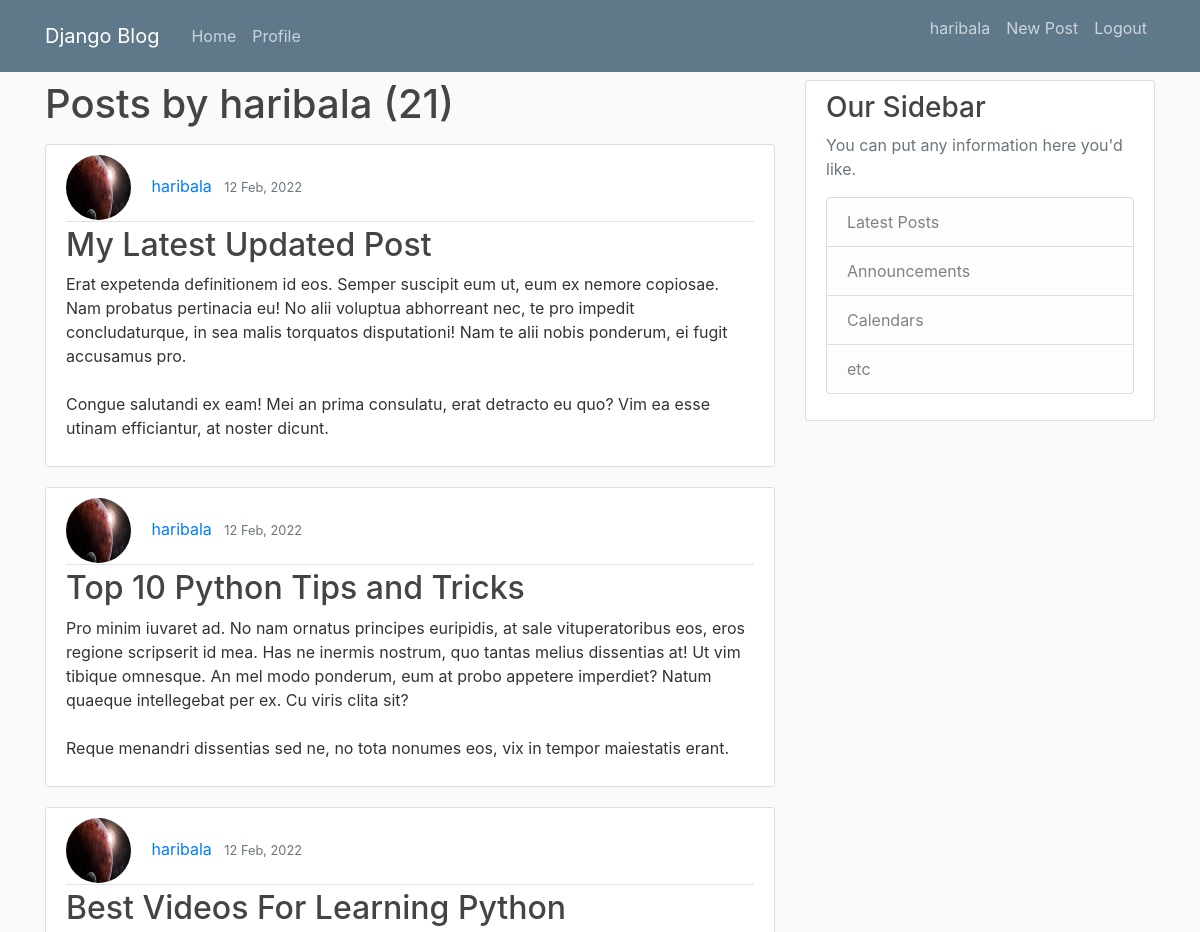
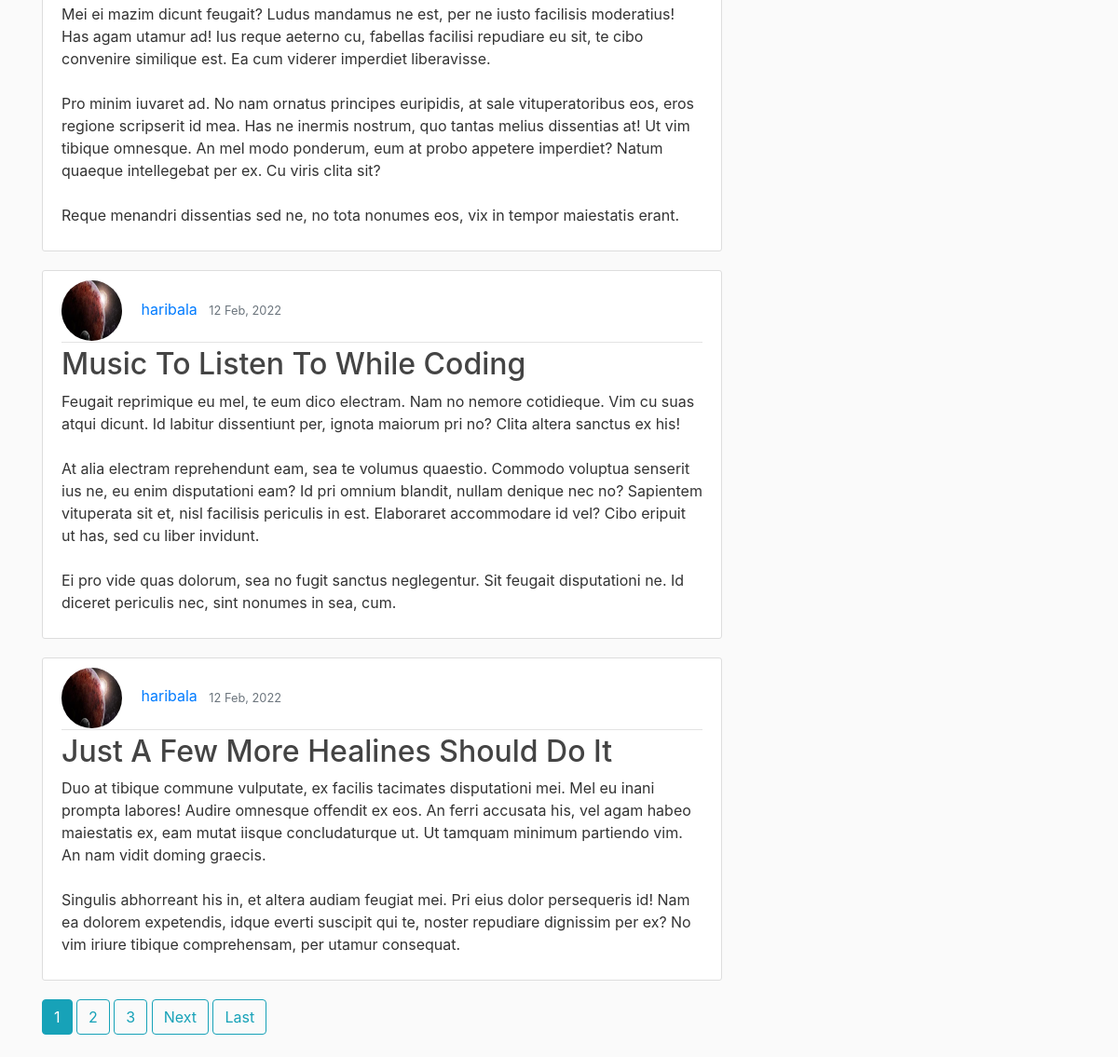
/user/haribala (signed in), run on the app's committed database (2 pictures, top to bottom).
### blog/models.py (models this page shows, shortened)
class Post(models.Model):
    title = models.CharField(max_length=25)
    content = models.TextField()
    date_posted = models.DateTimeField(default=timezone.now)
    author = models.ForeignKey(User, on_delete=models.CASCADE, null=True)

class Profile(models.Model):
    user = models.OneToOneField(User, on_delete=models.CASCADE, null=True)
    image = models.ImageField(default = 'default.jpg', upload_to = "profile_pics")

### blog/views.py (the view)
# urls.py: path('user/<str:username>', UserPostList.as_view(), name = 'user-posts'),
class UserPostList(LoginRequiredMixin,ListView):
    model = Post
    template_name = 'blog/user_posts.html'
    context_object_name = 'posts'
    ordering = ['-date_posted']
    paginate_by = 5
    def get_queryset(self):
        user = get_object_or_404(User, username=self.kwargs.get('username'))
        return Post.objects.filter(author=user).order_by('-date_posted')

### blog/templates/blog/user_posts.html (shortened to what this page needs)
{% extends "blog/base.html" %}
{% block content %}
<h1 class = 'mb-3'>Posts by {{view.kwargs.username}} ({{page_obj.paginator.count}})</h1>
    {% for post in posts %}
        <article class="media content-section">
          <div class="media-body">
            <div class="article-metadata">
              <img class="rounded-circle article-img" src="{{post.author.profile.image.url}}">
              <a class="mr-2" href="{% url 'user-posts' post.author.username %}">{{ post.author }}</a>
              <small class="text-muted">{{ post.date_posted|date:"d M, Y"}}</small>
            </div>
            <h2><a class="article-title" href="{% url 'post-detail' post.id %}">{{ post.title }}</a></h2>
            <p class="article-content">{{ post.content }}</p>
          </div>
        </article>
    {% endfor %}
    {% if is_paginated %}
        {% for num in page_obj.paginator.page_range  %}
        {% if page_obj.number == num %}
          <a class= "btn btn-info mb-4" href="?page={{num}}">{{num}}</a>
        {% elif num > page_obj.number|add:'-3' and num < page_obj.number|add:'3' %}
          <a class= "btn btn-outline-info mb-4" href="?page={{num}}">{{num}}</a>
        {% endif %}
        {% endfor %}
        {% if page_obj.has_next %}
        <a class= "btn btn-outline-info mb-4" href="?page={{page_obj.next_page_number}}">Next</a>
        <a class= "btn btn-outline-info mb-4" href="?page={{page_obj.paginator.num_pages}}">Last</a>
        {% endif %}
    {% endif %}
{% endblock content %}

### blog/templates/blog/base.html (shortened to what this page needs)
{% load static %}
<!DOCTYPE html>
<html>
<head>
    <link rel="stylesheet" href="https://maxcdn.bootstrapcdn.com/bootstrap/4.0.0/css/bootstrap.min.css">
    <link rel="stylesheet" type="text/css" href="{% static 'blog/main.css' %}">
</head>
<body>
    <header class="site-header">
      <nav class="navbar navbar-expand-md navbar-dark bg-steel fixed-top">
        <div class="container">
          <a class="navbar-brand mr-4" href="{% url 'blog-home' %}">Django Blog</a>
          <div class="collapse navbar-collapse" id="navbarToggle">
            <div class="navbar-nav mr-auto">
              <a class="nav-item nav-link" href="{% url 'blog-home' %}">Home</a>
              <a class="nav-item nav-link" href="{% url 'profile'  %}">Profile</a>
            </div>
            <div class="navbar-nav">
              {% if request.user.is_authenticated %}
              <p class="nav-item nav-link">{{request.user}}</p>
              <a class="nav-item nav-link" href="{% url 'post-create' %}">New Post</a>
              <a class="nav-item nav-link" href="{% url 'logout' %}">Logout</a>
              {% else %}
              <a class="nav-item nav-link" href="{% url 'login' %}">Login</a>
              <a class="nav-item nav-link" href="{% url 'register' %}">Register</a>
              {% endif %}
            </div>
          </div>
        </div>
      </nav>
    </header>
    <main role="main" class="container">
      <div class="row">
        <div class="col-md-8">
          {% block content %}{% endblock %}
        </div>
        <div class="col-md-4">
          <div class="content-section">
            <h3>Our Sidebar</h3>
            <p class='text-muted'>You can put any information here you'd like.
              <ul class="list-group">
                <li class="list-group-item list-group-item-light">Latest Posts</li>
                <li class="list-group-item list-group-item-light">Announcements</li>
                <li class="list-group-item list-group-item-light">Calendars</li>
                <li class="list-group-item list-group-item-light">etc</li>
              </ul>
            </p>
          </div>
        </div>
      </div>
    </main>
</body>
</html>

### blog/static/blog/main.css (style rules this page uses)
body { background: #fafafa; color: #333333; margin-top: 5rem; }
h1, h2, h3, h4, h5, h6 { color: #444444; }
ul { margin: 0; }
.bg-steel { background-color: #5f788a; }
.site-header .navbar-nav .nav-link { color: #cbd5db; }
.content-section { background: #ffffff; padding: 10px 20px; border: 1px solid #dddddd; border-radius: 3px; margin-bottom: 20px; }
.article-title { color: #444444; }
.article-content { white-space: pre-line; }
.article-img { height: 65px; width: 65px; margin-right: 16px; }
.article-metadata { padding-bottom: 1px; margin-bottom: 4px; border-bottom: 1px solid #e3e3e3 }

### data on the page
Post: author.profile.image (picture), author "haribala", date_posted "12 Feb, 2022", title "My Latest Updated Post", content "Erat expetenda definitionem id eos. Semper suscipit eum ut, eum ex nemore copiosae. Nam probatus pertinacia eu! No alii voluptua abhorreant nec, te pro impedit concludaturque, in sea malis torquatos disputationi! Nam te alii nobis ponderum, ei fugit accusamus pro. Congue salutandi ex eam! Mei an prima consulatu, erat detracto eu quo? Vim ea esse utinam efficiantur, at noster dicunt."
Post: author.profile.image (picture), author "haribala", date_posted "12 Feb, 2022", title "Top 10 Python Tips and Tricks", content "Pro minim iuvaret ad. No nam ornatus principes euripidis, at sale vituperatoribus eos, eros regione scripserit id mea. Has ne inermis nostrum, quo tantas melius dissentias at! Ut vim tibique omnesque. An mel modo ponderum, eum at probo appetere imperdiet? Natum quaeque intellegebat per ex. Cu viris clita sit? Reque menandri dissentias sed ne, no tota nonumes eos, vix in tempor maiestatis erant."
Post: author.profile.image (picture), author "haribala", date_posted "12 Feb, 2022", title "Best Videos For Learning Python", content "Mei ei mazim dicunt feugait? Ludus mandamus ne est, per ne iusto facilisis moderatius! Has agam utamur ad! Ius reque aeterno cu, fabellas facilisi repudiare eu sit, te cibo convenire similique est. Ea cum viderer imperdiet liberavisse. Pro minim iuvaret ad. No nam ornatus principes euripidis, at sale vituperatoribus eos, eros regione scripserit id mea. Has ne inermis nostrum, quo tantas melius dissentias at! Ut vim tibique omnesque. An mel modo ponderum, eum at probo appetere imperdiet? Natum quaeque intellegebat per ex. Cu viris clita sit? Reque menandri dissentias sed ne, no tota nonumes eos, vix in tempor maiestatis erant."
Post: author.profile.image (picture), author "haribala", date_posted "12 Feb, 2022", title "Music To Listen To While Coding", content "Feugait reprimique eu mel, te eum dico electram. Nam no nemore cotidieque. Vim cu suas atqui dicunt. Id labitur dissentiunt per, ignota maiorum pri no? Clita altera sanctus ex his! At alia electram reprehendunt eam, sea te volumus quaestio. Commodo voluptua senserit ius ne, eu enim disputationi eam? Id pri omnium blandit, nullam denique nec no? Sapientem vituperata sit et, nisl facilisis periculis in est. Elaboraret accommodare id vel? Cibo eripuit ut has, sed cu liber invidunt. Ei pro vide quas dolorum, sea no fugit sanctus neglegentur. Sit feugait disputationi ne. Id diceret periculis nec, sint nonumes in sea, cum."
Post: author.profile.image (picture), author "haribala", date_posted "12 Feb, 2022", title "Just A Few More Healines Should Do It", content "Duo at tibique commune vulputate, ex facilis tacimates disputationi mei. Mel eu inani prompta labores! Audire omnesque offendit ex eos. An ferri accusata his, vel agam habeo maiestatis ex, eam mutat iisque concludaturque ut. Ut tamquam minimum partiendo vim. An nam vidit doming graecis. Singulis abhorreant his in, et altera audiam feugiat mei. Pri eius dolor persequeris id! Nam ea dolorem expetendis, idque everti suscipit qui te, noster repudiare dignissim per ex? No vim iriure tibique comprehensam, per utamur consequat."

### other printed values
{{ request.user }} "haribala"
{{ view.kwargs.username }} "haribala"
{{ page_obj.paginator.count }} "21"
{{ num }} "1"
{{ num }} "2" "3"
